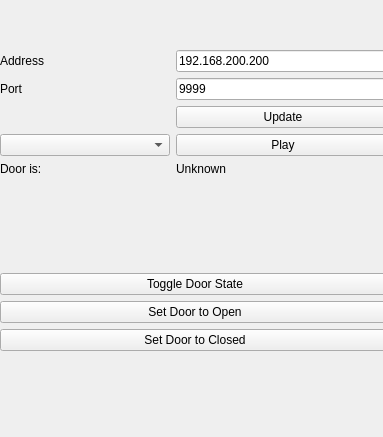
<?xml version="1.0" encoding="UTF-8"?>
<ui version="4.0">
 <class>Widget</class>
 <widget class="QWidget" name="Widget">
  <property name="geometry">
   <rect>
    <x>0</x>
    <y>0</y>
    <width>383</width>
    <height>437</height>
   </rect>
  </property>
  <property name="windowTitle">
   <string>Door Announcer Controller</string>
  </property>
  <widget class="QWidget" name="verticalLayoutWidget">
   <property name="geometry">
    <rect>
     <x>0</x>
     <y>50</y>
     <width>390</width>
     <height>301</height>
    </rect>
   </property>
   <layout class="QVBoxLayout" name="mainLayout">
    <item>
     <layout class="QFormLayout" name="layout">
      <item row="1" column="0">
       <widget class="QLabel" name="portLabel">
        <property name="text">
         <string>Port</string>
        </property>
       </widget>
      </item>
      <item row="1" column="1">
       <widget class="QLineEdit" name="portBox">
        <property name="text">
         <string>9999</string>
        </property>
       </widget>
      </item>
      <item row="0" column="1">
       <widget class="QLineEdit" name="addressBox">
        <property name="text">
         <string>192.168.200.200</string>
        </property>
       </widget>
      </item>
      <item row="0" column="0">
       <widget class="QLabel" name="addressLabel">
        <property name="text">
         <string>Address</string>
        </property>
       </widget>
      </item>
      <item row="3" column="0">
       <widget class="QComboBox" name="clipsBox">
        <property name="sizePolicy">
         <sizepolicy hsizetype="Maximum" vsizetype="Fixed">
          <horstretch>0</horstretch>
          <verstretch>0</verstretch>
         </sizepolicy>
        </property>
        <property name="minimumSize">
         <size>
          <width>170</width>
          <height>0</height>
         </size>
        </property>
       </widget>
      </item>
      <item row="3" column="1">
       <widget class="QPushButton" name="playClipButton">
        <property name="text">
         <string>Play</string>
        </property>
       </widget>
      </item>
      <item row="2" column="1">
       <widget class="QPushButton" name="updateButton">
        <property name="text">
         <string>Update</string>
        </property>
       </widget>
      </item>
      <item row="4" column="0">
       <widget class="QLabel" name="label">
        <property name="text">
         <string>Door is:</string>
        </property>
       </widget>
      </item>
      <item row="4" column="1">
       <widget class="QLabel" name="doorLabel">
        <property name="text">
         <string>Unknown</string>
        </property>
       </widget>
      </item>
     </layout>
    </item>
    <item>
     <layout class="QVBoxLayout" name="verticalLayout_3">
      <item>
       <widget class="QPushButton" name="toggleDoorButton">
        <property name="text">
         <string>Toggle Door State</string>
        </property>
       </widget>
      </item>
      <item>
       <widget class="QPushButton" name="openDoorButton">
        <property name="text">
         <string>Set Door to Open</string>
        </property>
       </widget>
      </item>
      <item>
       <widget class="QPushButton" name="closeDoorButton">
        <property name="text">
         <string>Set Door to Closed</string>
        </property>
       </widget>
      </item>
     </layout>
    </item>
   </layout>
  </widget>
 </widget>
 <tabstops>
  <tabstop>addressBox</tabstop>
  <tabstop>portBox</tabstop>
  <tabstop>updateButton</tabstop>
  <tabstop>clipsBox</tabstop>
  <tabstop>playClipButton</tabstop>
  <tabstop>toggleDoorButton</tabstop>
  <tabstop>openDoorButton</tabstop>
  <tabstop>closeDoorButton</tabstop>
 </tabstops>
 <resources/>
 <connections/>
</ui>
